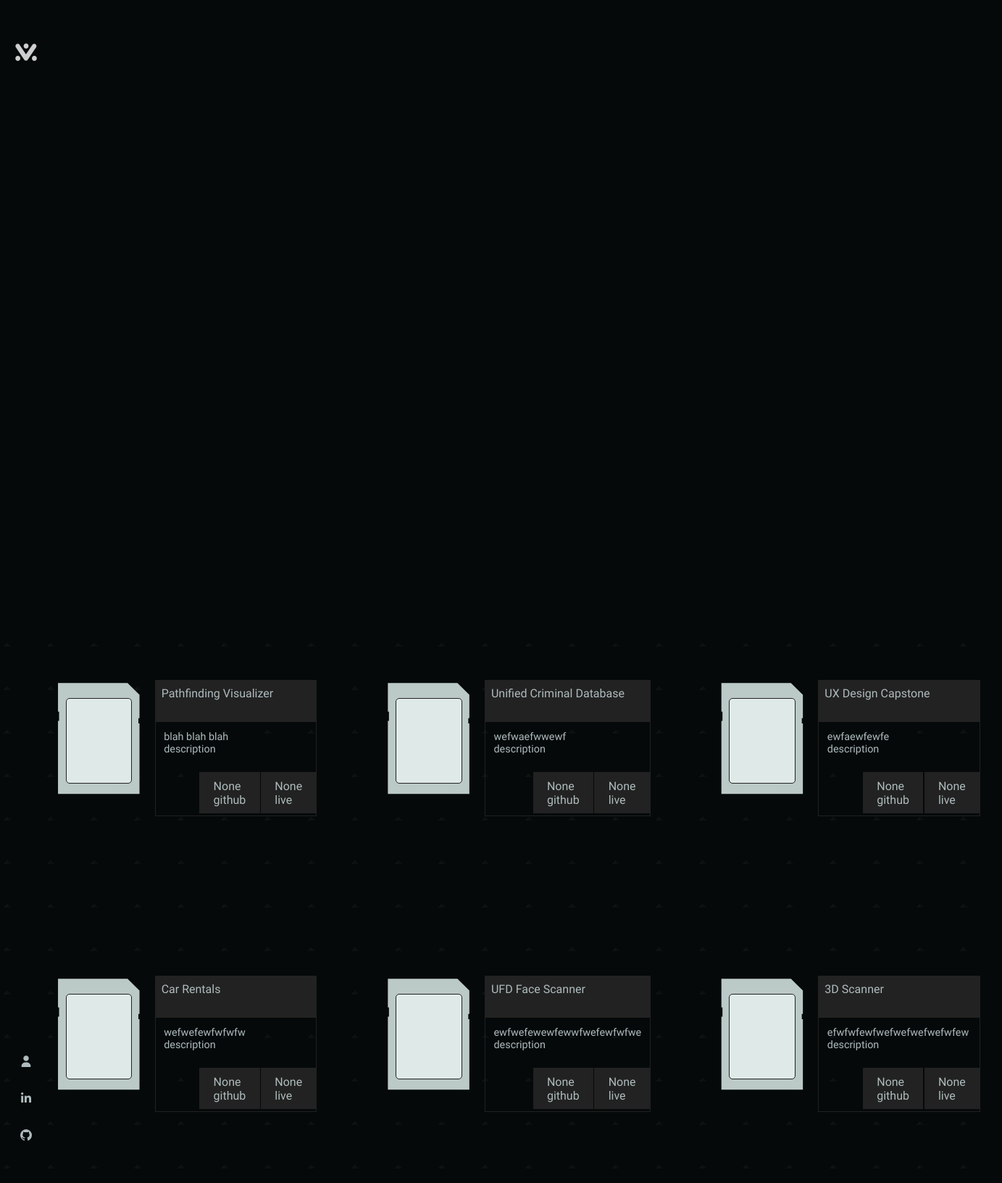
The page / on the database its author committed.
### portfolio/models.py (models this page shows, shortened)
class Project(models.Model):
    id = models.AutoField(primary_key=True, unique=True)
    slug = models.SlugField(max_length=200, db_index=True)
    title = models.CharField(max_length=200, db_index=True)
    description = models.TextField(max_length=400, db_index=True)
    github_url = models.CharField(max_length=300, null=True, default='', blank=True)
    live_url = models.CharField(max_length=300, null=True, default='', blank=True)
    class Meta:
        ordering = (('id'),)
        index_together = (('id'), ('slug'),)

### portfolio/views.py (the view)
# urls.py: path('', views.projects, name='projects'),
def projects(request):
    projects = Project.objects.all()
    project_data = {}
    for project in projects:
        project_data[project.id] = {
            'title': project.title,
            'description': project.description,
            'github_url': project.github_url,
            'live_url': project.live_url,
        }
    project_data_JSON = dumps(project_data)
    context = {
        'projects': projects,
        'project_data_JSON': project_data_JSON,
    }
    return render(request, 'pages/projects.html', context)

### portfolio/templates/pages/projects.html (shortened to what this page needs)
{% extends "index.html" %}

### portfolio/templates/index.html (shortened to what this page needs)
{% load static %}
<!DOCTYPE html>
<html lang="en">
	<head>
		<link rel="stylesheet" href="{% static 'css/styles.css' %}">
		<link rel="stylesheet" href="https://cdnjs.cloudflare.com/ajax/libs/font-awesome/7.0.1/css/all.min.css">
	</head>
	<body>
		<div class="sidebar">
			<a href="{% url 'projects' %}">
				<img src="{% static 'media/icons/favicon-32x32.png' %}" alt="logo" class="icons" id="logo-button">
			</a>
			<ul class="nav-list">
				<div class="socials-nav">
					<li>
						<a href="{% url 'about' %}">
							<i class='fa-solid fa-user' id="about-button"></i>
						</a>
					</li>
					<li>
						<a href="https://www.linkedin.com/in/imcarlosvictor/" target="#">
							<i class='fa-brands fa-linkedin-in' id="linkedin-button"></i>
						</a>
					</li>
					<li>
						<a href="https://github.com/imcarlosvictor" target="#">
							<i class='fa-brands fa-github' id="github-button"></i>
						</a>
					</li>
				</div>
			</ul>
		</div>
		<div class="landing-page-container">
		</div>
		<div class="project-list-container">
			{% block context %}
				{% for project in projects %}
					<div class="project-list-items">
						<div class="project-icon-card">
							<div class="project-icon-image-container">
							</div>
						</div>
						<div class="project-information-container">
							<div class="project-title">
								<p>{{ project.title }}</p>
							</div>
							<div class="project-description">
								<p>{{ project.description }}</p>
								<p>description</p>
							</div>
							<div class="project-cta">
								<div class="project-github-btn">
									<p>{{ project.github_url }}</p>
									<p>github</p>
								</div>
								<div class="project-live-btn">
									<p>{{ project.live_url }}</p>
									<p>live</p>
								</div>
							</div>
						</div>
					</div>
				{% endfor %}
			{% endblock %}
		</div>
	</body>
</html>

### portfolio/static/css/styles.css (style rules this page uses)
:root { --white: #afbbbd; --black: #05090a; --washed-black: #1a2121; --dark-gray: #212221; --washed-grey: #222222; --light-gray: #808080; --soft-blue: #cacce1; --soft-neon-yellow: #f8f801; --neon-yellow: #fffb29; --dark-teal: #266677; --soft-red: #ff001e; --red: #f30e0f; --soft-green: #27a888; --royal-blue: #2c61ff; --yellow: #fd8b03; --orange: #f76005; --orange: #ff4807; --blue-gray: #b6bec8; --gd1: #d2d4d5; --gd2: #a9abb0; --gd3: #bdbdc6; }
* { font-family: 'Bai Jamjuree', sans-serif; margin: 0; padding: 0; box-sizing: border-box; color: var(--white); }
body { padding: 0 3em 0 1em; background-size: 400% 400%; height: 100vh; background: var(--black); display: grid; justify-content: center; align-items: center; }
.sidebar { margin: 1em .5em; padding: 1em 0 1em 0; position: fixed; top: 0; left: 0; height: 97%; width: 3.5em; display: flex; flex-direction: column; align-items: center; border-radius: 10px; }
#logo-button { margin-top: 1.5em; }
.nav-list { list-style: none; display: flex; flex-direction: column; position: fixed; bottom: 3em; gap: 2em; }
.nav-list li { text-decoration: none; margin: .5em 0; }
.socials-nav { display: grid; grid-template-rows: repeat(3, 1fr); gap: 1em; }
.landing-page-container { width: 100vw; height: 100vh; margin: 0; padding: 0; }
.project-list-container { width: 100%; height: 100vh; margin: 2em; padding: 2em 7em; display: grid; grid-template-columns: repeat(3, 1fr); justify-content: center; align-items: center; gap: 5em; background-color: #05090a; background-image: linear-gradient(45deg, rgba(26, 26, 26, 0.35) 4px, transparent 4px), linear-gradient(-45deg, rgba(34, 34, 34, 0.35) 4px, transparent 4px); background-size: 60px 60px; background-position: 0 0, 0 0; }
.project-list-items { display: grid; grid-template-columns: 1fr 3fr; gap: .1em; width: 100%; }
.project-icon-card { width: 150px; height: 180px; padding: 24px; background: #bbc9c7; color: var(--black); box-shadow: 0 20px 40px rgba(0,0,0,0.15); clip-path: polygon( 12% 92%, 12% 36%, 13% 36%, 13% 29%, 12% 29%, 12% 7%, 76% 7%, 87% 16%, 87% 34%, 86% 34%, 86% 38%, 87% 38%, 87% 92% ); backdrop-filter: blur(13.6px); -webkit-backdrop-filter: blur(13.6px); }
.project-icon-image-container { position: relative; top: 9px; left: 4.5px; width: 90%; height: 90%; background: #475a61; background: #dfeae8; border: .2px solid var(--dark-gray); border-radius: 5px; backdrop-filter: blur(13.6px); }
.project-title { font-size: 1em; font-weight: 500; background: var(--washed-grey); width: 100%; padding: .5em; }
.project-information-container { display: grid; grid-template-rows: 1fr 1fr; margin-top: .5em; border: 1.5px solid var(--dark-gray); width: 100%; }
.project-description { padding: .8em; font-size: 0.9em; line-height: 1.2em; }
.project-cta { display: flex; justify-self: end; margin-top: .5em; gap: .1em; }
.project-github-btn, .project-live-btn { margin: .2em 0 0.2em; padding: .6em 1.2em; border: none; background: var(--dark-gray); color: var(--white); cursor: pointer; }

### rows shown on the page
Project: title "Pathfinding Visualizer", description "blah blah blah", github_url "None", live_url "None"
Project: title "Unified Criminal Database", description "wefwaefwwewf", github_url "None", live_url "None"
Project: title "UX Design Capstone", description "ewfaewfewfe", github_url "None", live_url "None"
Project: title "Car Rentals", description "wefwefewfwfwfw", github_url "None", live_url "None"
Project: title "UFD Face Scanner", description "ewfwefewewfewwfwefewfwfwe", github_url "None", live_url "None"
Project: title "3D Scanner", description "efwfwfewfwefwefwefwefwfew", github_url "None", live_url "None"
